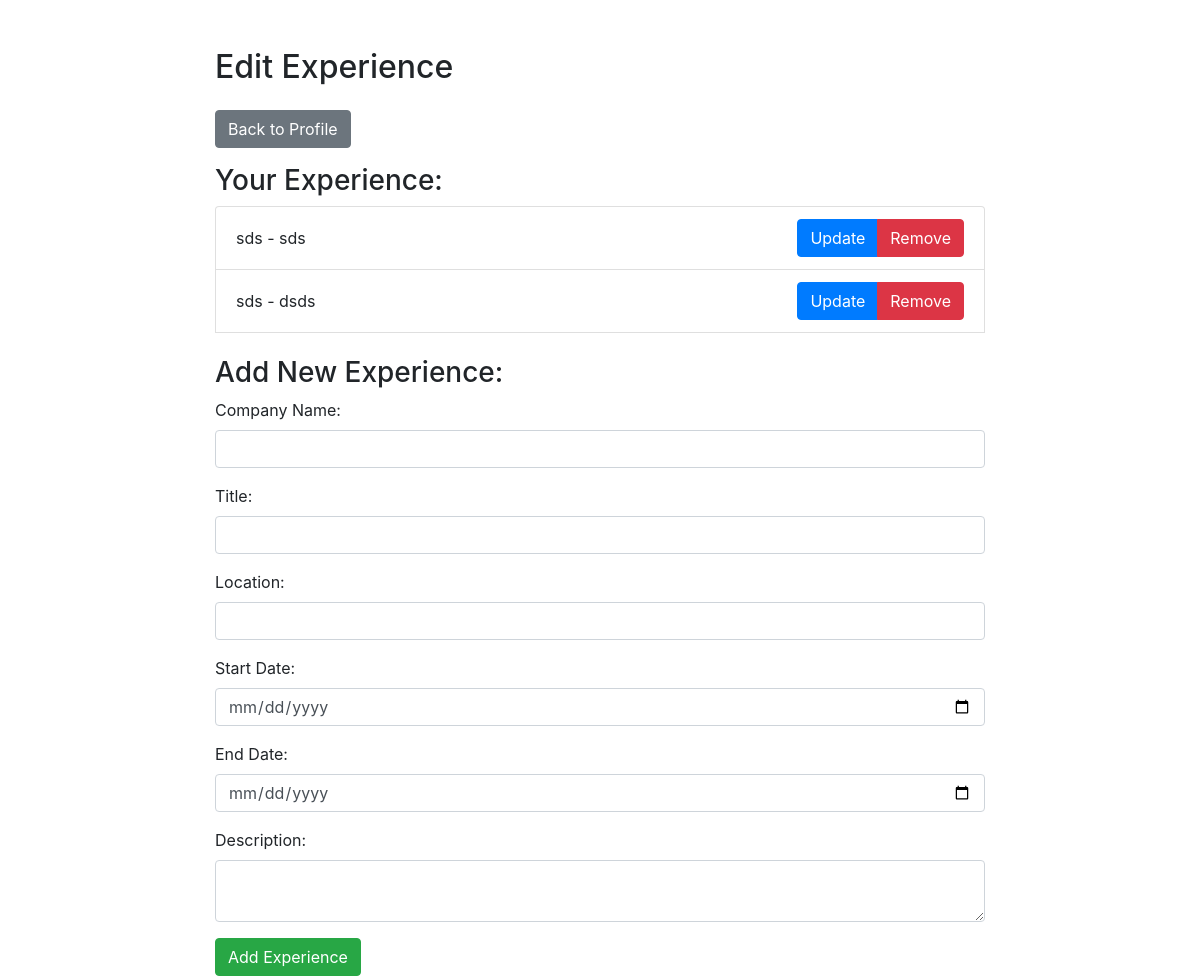
The app's page /pages/edit_experience.php (signed in) with its own data.
### tables this page shows
CREATE TABLE `Experience` (
  `ExperienceID` int(11) NOT NULL,
  `UserID` int(11) DEFAULT NULL,
  `CompanyName` varchar(255) DEFAULT NULL,
  `Title` varchar(255) DEFAULT NULL,
  `Location` varchar(255) DEFAULT NULL,
  `StartDate` date DEFAULT NULL,
  `EndDate` date DEFAULT NULL,
  `Description` text
);

### pages/edit_experience.php (the view, shortened to what this page needs)
<?php
include "../config/db.php";
$userID = $_SESSION['user_id'];
$experienceSql = "SELECT * FROM Experience WHERE UserID = $userID";
$experienceResult = $conn->query($experienceSql);
?>
<!DOCTYPE html>
<html lang="en">
<head>
    <link rel="stylesheet" href="https://stackpath.bootstrapcdn.com/bootstrap/4.3.1/css/bootstrap.min.css">
</head>
<body>
    <div class="container mt-5">
        <h2 class="mb-4">Edit Experience</h2>
        <a href="profile.php" class="btn btn-secondary mb-3">Back to Profile</a>
        <h3>Your Experience:</h3>
        <ul class="list-group">
            <?php while ($experience = $experienceResult->fetch_assoc()): ?>
                <li class="list-group-item d-flex justify-content-between align-items-center">
                    <?php echo "{$experience['CompanyName']} - {$experience['Title']}"; ?>
                    <div class="btn-group" role="group">
                        <button class="btn btn-primary" data-toggle="modal" data-target="#updateModal<?php echo $experience['ExperienceID']; ?>">Update</button>
                        <button class="btn btn-danger" data-toggle="modal" data-target="#removeModal<?php echo $experience['ExperienceID']; ?>">Remove</button>
                    </div>
                </li>
            <?php endwhile; ?>
        </ul>
        <div class="mt-4">
            <h3>Add New Experience:</h3>
            <form action="" method="post" class="needs-validation" novalidate>
                <div class="form-group">
                    <label for="company_name">Company Name:</label>
                    <input type="text" name="company_name" class="form-control" required>
                </div>
                <div class="form-group">
                    <label for="title">Title:</label>
                    <input type="text" name="title" class="form-control" required>
                </div>
                <div class="form-group">
                    <label for="location">Location:</label>
                    <input type="text" name="location" class="form-control" required>
                </div>
                <div class="form-group">
                    <label for="start_date">Start Date:</label>
                    <input type="date" name="start_date" class="form-control" required>
                </div>
                <div class="form-group">
                    <label for="end_date">End Date:</label>
                    <input type="date" name="end_date" class="form-control" required>
                </div>
                <div class="form-group">
                    <label for="description">Description:</label>
                    <textarea name="description" class="form-control" required></textarea>
                </div>
                <button type="submit" name="add_experience" class="btn btn-success">Add Experience</button>
            </form>
        </div>
    </div>
</body>
</html>

### pages/edit_experience.php (style rules this page uses)
.container { max-width: 800px; }

### records on screen
experience: CompanyName "sds", Title "sds"
experience: CompanyName "sds", Title "dsds"
